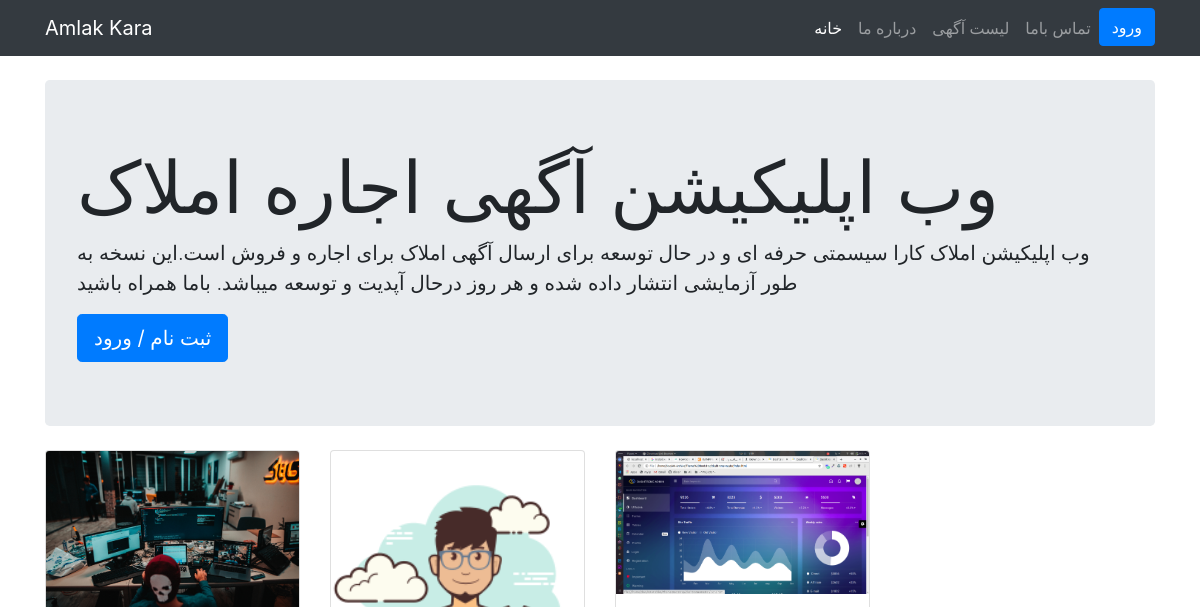
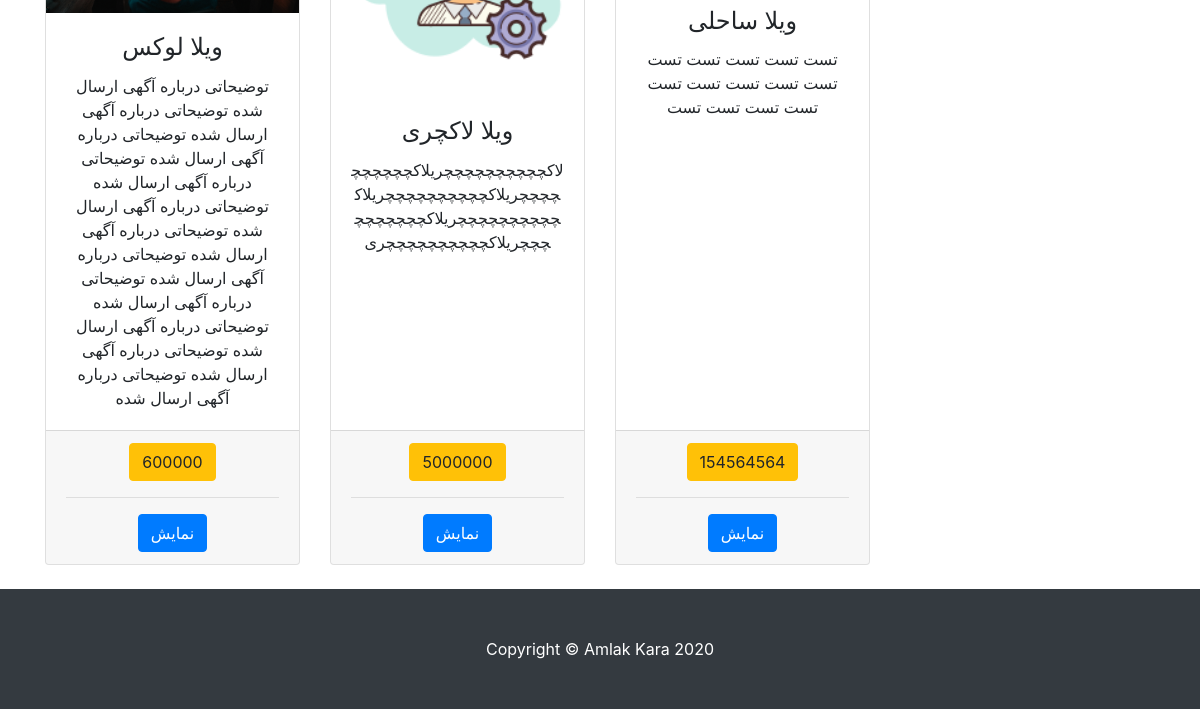
The app's page /, older data (2 pictures, top to bottom).
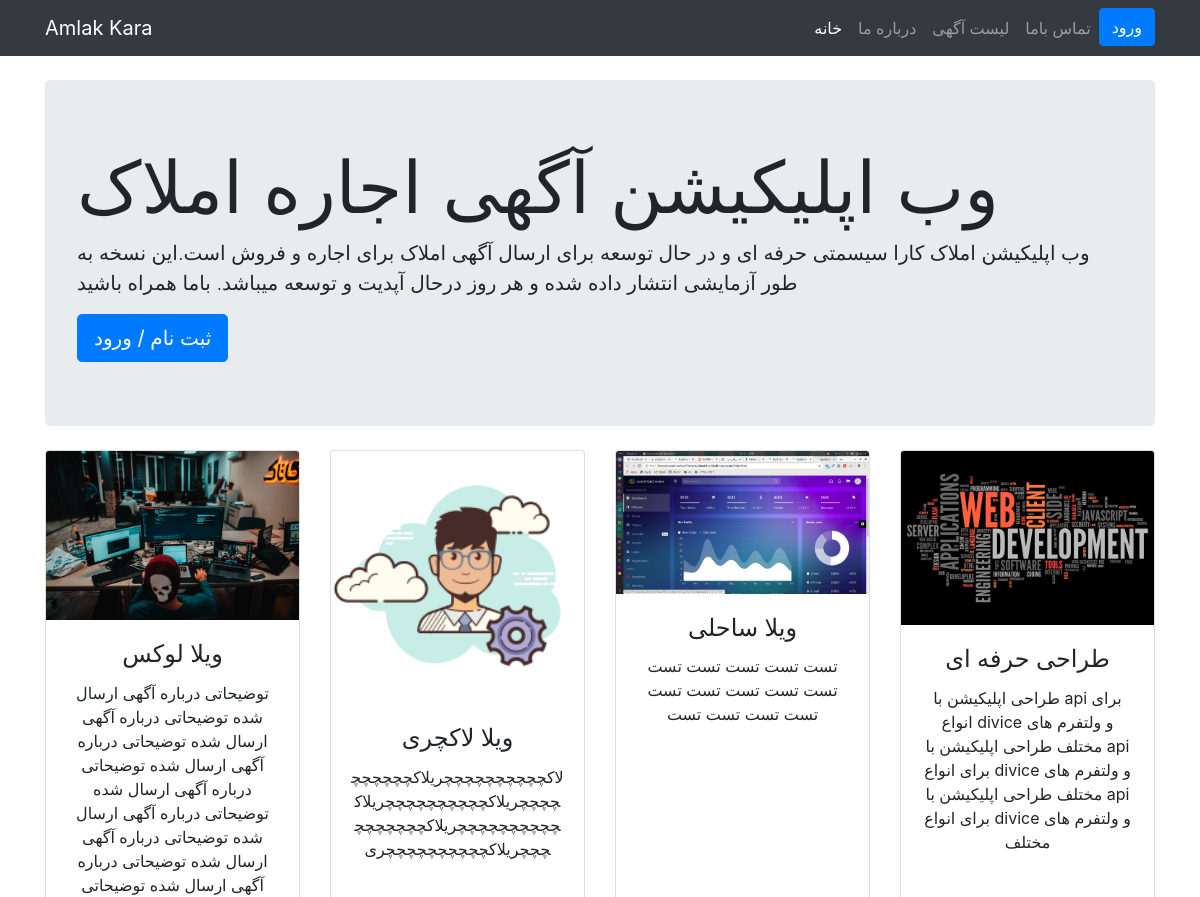
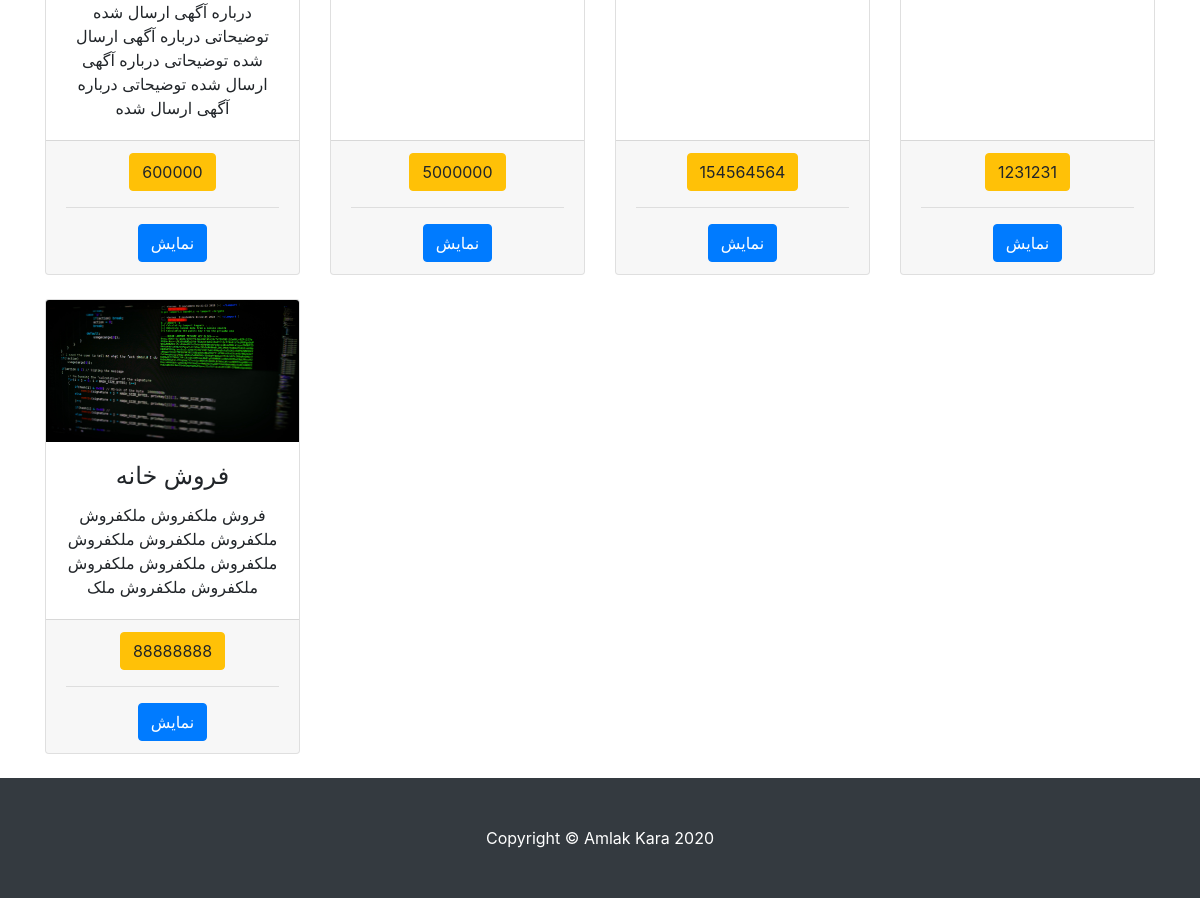
The same page, newer data (2 pictures, top to bottom).
### web/models.py (models this page shows, shortened)
class addAds(models.Model):
    STATUS_CHOICES = (
        ('f', "پیش نویس"),
	    ('d', 'درانتظار تایید'),
		('p', "منتشر شده"),
        ('v', 'آگهی ویژه'),
	)
    author = models.ForeignKey(User, null=True, on_delete=models.SET_NULL, related_name='articles', verbose_name="نویسنده")
    title = models.CharField(max_length=52 , verbose_name='عنوان آگهی')
    slug = models.SlugField(max_length=100, unique=True, verbose_name="آدرس مقاله")
    category = models.ManyToManyField(category, verbose_name='دسته بندی')
    city = models.ManyToManyField(City, verbose_name='استان')
    body = models.TextField(verbose_name='توضیحات آگهی')
    price = models.BigIntegerField(verbose_name='قیمت')
    Adspic = models.ImageField(upload_to='upload/ads_pic', verbose_name='تصویر آگهی')
    status = models.CharField(max_length=1, choices=STATUS_CHOICES, verbose_name="وضعیت")
    publish = models.DateTimeField(default=timezone.now, verbose_name='زمان انتشار')
    class Meta:
	    verbose_name = "آگهی"
	    verbose_name_plural = "آگهی ها"
    def jpublish(self):
	    return jalali_converter(self.publish)
    jpublish.short_description = "زمان انتشار"

### web/views.py (the view)
# urls.py: path('', index, name='panel'),
def index(request):
    ads_list = addAds.objects.all()[0:6]
    context = {
        'ads_list' : ads_list
    }
    return render(request, 'web/index.html', context)

### templates/web/index.html
 {% extends 'web/base.html' %}
 {% block content %}
{% include './tmp/nav.html' %}
  <div class="container">
    <header class="jumbotron my-4">
      <h1 class="display-3">وب اپلیکیشن آگهی اجاره املاک</h1>
      <p class="lead">وب اپلیکیشن املاک کارا سیسمتی حرفه ای و در حال توسعه برای ارسال آگهی املاک برای اجاره و فروش است.این نسخه به طور آزمایشی انتشار داده شده و هر روز درحال آپدیت و توسعه میباشد. باما همراه باشید</p>
      <a href="#" class="btn btn-primary btn-lg">ثبت نام / ورود</a>
    </header>
    <div class="row text-center">
    {% for addAds in ads_list %}
      <div class="col-lg-3 col-md-6 mb-4">
        <div class="card h-100">
          <img class="card-img-top" src="{{ addAds.Adspic.url }}" alt="{{ addAds.title }}">
          <div class="card-body">
            <h4 class="card-title">{{ addAds.title }}</h4>
            <p class="card-text">{{ addAds.body }}</p>
          </div>
          <div class="card-footer">
            <a href="#" class="btn btn-warning">{{ addAds.price }}</a>
            <hr>
            <a href="{% url 'web:ads_detail' addAds.slug %}" class="btn btn-primary">نمایش</a>
          </div>
        </div>
      </div>
{% endfor %}
    </div>
  </div>
 {% include './tmp/footer.html' %}
  {% endblock %}

### templates/web/base.html (shortened to what this page needs)
{% load static %}
<!DOCTYPE html>
<html lang="en">
<head>
  <link href="{% static 'web/vendor/bootstrap/css/bootstrap.min.css' %}" rel="stylesheet">
  <link href="{% static 'web/css/heroic-features.css' %}" rel="stylesheet">
</head>
<body>
    {% block content %}
    {% endblock %}
</body>
</html>

### templates/web/tmp/nav.html (shortened to what this page needs)
  <nav class="navbar navbar-expand-lg navbar-dark bg-dark fixed-top">
    <div class="container">
      <a class="navbar-brand" href="{% url 'web:Home' %}">Amlak Kara</a>
      <div class="collapse navbar-collapse" id="navbarResponsive">
        <ul class="navbar-nav ml-auto">
          <li class="nav-item">
            <a class="nav-link {% if request.resolver_match.url_name == 'Home' %} active {% endif %}" href="{% url 'web:Home' %}">خانه</a>
          </li>
          <li class="nav-item">
            <a class="nav-link {% if request.resolver_match.url_name == 'about' %} active {% endif %}" href="{% url 'web:about' %}">درباره ما</a>
        </li>
          <li class="nav-item">
            <a class="nav-link {% if request.resolver_match.url_name == 'ads' %} active {% endif %}" href="{% url 'web:ads' %}">لیست آگهی</a>
          </li>
          <li class="nav-item">
            <a class="nav-link {% if request.resolver_match.url_name == '#' %} active {% endif %}" href="#">تماس باما</a>
          </li>
        {% if user.is_authenticated %}
        <a href="{% url 'accounts:panel' %}" class="btn btn-success">پروفایل</a>
          <a href="{% url 'accounts:logout' %}" class="btn btn-danger">خروج</a>
            {% else %}
            <li class="nav-item">
              <a href="{% url 'accounts:login' %}" class="btn btn-primary">ورود</a>
            </li>
        {% endif %}
        </ul>
      </div>
    </div>
  </nav>

### templates/web/tmp/footer.html
 <footer class="py-5 bg-dark">
    <div class="container">
      <p class="m-0 text-center text-white">Copyright &copy; Amlak Kara 2020</p>
    </div>
  </footer>

### static/web/css/heroic-features.css (style rules this page uses)
body { padding-top: 56px; }

Row changes from the older to the newer data that the page shows:
added addAds: Adspic (picture), title "طراحی حرفه ای", body "طراحی اپلیکیشن با api برای انواع divice و ولتفرم های مختلف طراحی اپلیکیشن با api برای انواع divice و ولتفرم های مختلف طراحی اپلیکیشن با api برای انواع divice و ولتفرم های مختلف", price "1231231"
added addAds: Adspic (picture), title "فروش خانه", body "فروش ملکفروش ملکفروش ملکفروش ملکفروش ملکفروش ملکفروش ملکفروش ملکفروش ملکفروش ملکفروش ملک", price "88888888"
